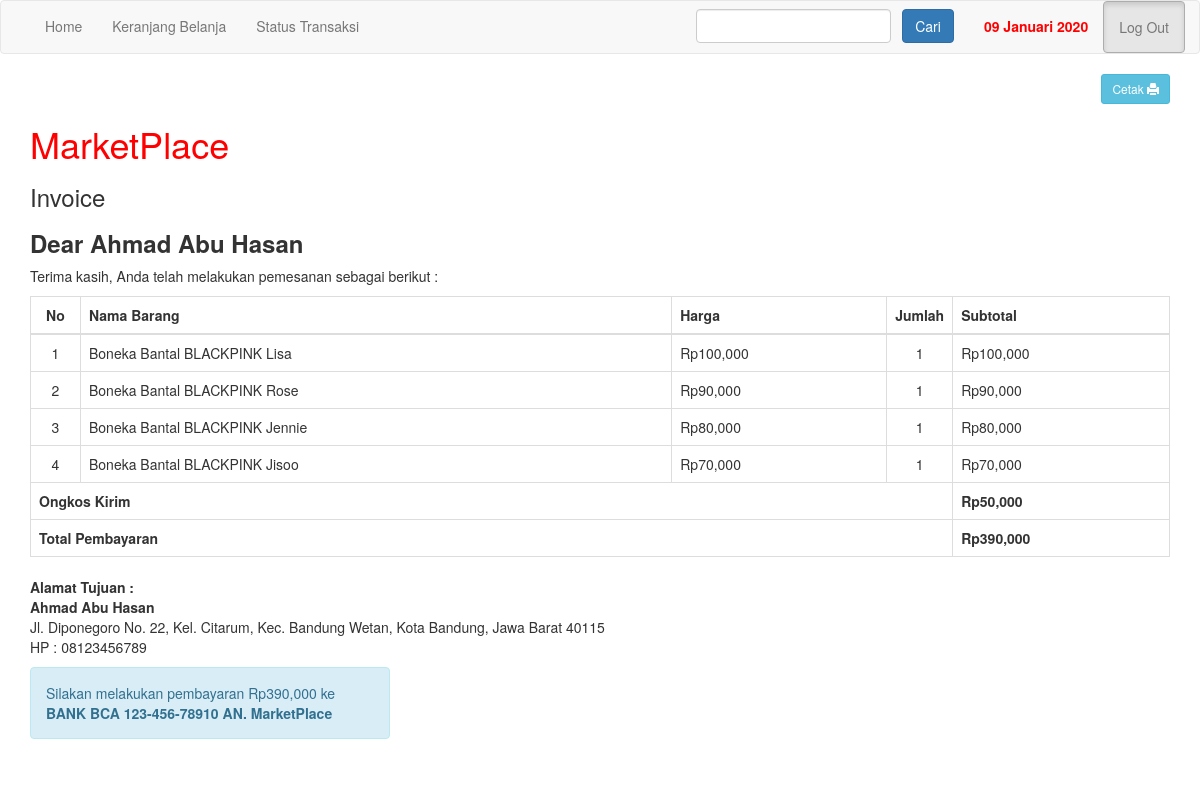
/nota.php?id=3 (signed in), run on the app's committed database.
### tables this page shows
CREATE TABLE `pembelian` (
  `id_pembelian` int(11) NOT NULL,
  `id_pelanggan` int(11) NOT NULL,
  `id_ongkir` int(11) NOT NULL,
  `tanggal_pembelian` date NOT NULL,
  `total_pembelian` int(11) NOT NULL,
  `nama_kota` varchar(100) NOT NULL,
  `tarif` int(11) NOT NULL,
  `alamat_pengiriman` text NOT NULL,
  `status_pembelian` varchar(100) NOT NULL DEFAULT 'Menunggu Pembayaran',
  `resi_pengiriman` varchar(50) NOT NULL
);

CREATE TABLE `pelanggan` (
  `id_pelanggan` int(11) NOT NULL,
  `nama_pelanggan` varchar(100) NOT NULL,
  `email_pelanggan` varchar(100) NOT NULL,
  `hp_pelanggan` varchar(25) NOT NULL,
  `username` varchar(100) NOT NULL,
  `password` varchar(50) NOT NULL,
  `alamat_pelanggan` text NOT NULL
);

CREATE TABLE `pembelian_produk` (
  `id_pembelian_produk` int(11) NOT NULL,
  `id_pembelian` int(11) NOT NULL,
  `id_produk` int(11) NOT NULL,
  `jumlah` int(11) NOT NULL,
  `nama` varchar(100) NOT NULL,
  `harga` int(11) NOT NULL,
  `subharga` int(11) NOT NULL
);

### nota.php (the view, shortened to what this page needs)
<?php
include 'koneksi.php';
?>
<!DOCTYPE html>
<html>
<head>
	<link rel="stylesheet" type="text/css" href="admin/assets/css/bootstrap.css">
</head>
<body>
<?php include 'navbar.php'; ?>
<section class="konten">
	<div class="container">
<ul class="text-right">
<div class="noprint">
	<a href="">
    	<button onClick="window.print();" class="btn btn-info btn-sm">
    		Cetak <span class="glyphicon glyphicon-print"></span>
    	</button>
	</a>
</div>
</ul>
		<h1 style="color: red;">MarketPlace</h1>
		<h3>Invoice</h3>
<?php
	$ambil = $koneksi->query("SELECT * FROM pembelian JOIN pelanggan ON pembelian.id_pelanggan=pelanggan.id_pelanggan WHERE pembelian.id_pembelian='$_GET[id]'");
	$detail = $ambil->fetch_assoc();
?>
<h3><strong>Dear <?php echo $detail['nama_pelanggan']; ?></strong></h3>
Terima kasih, Anda telah melakukan pemesanan sebagai berikut :
<table class="table table-bordered">
	<thead>
		<tr>
			<th style="text-align: center;" width="50">No</th>
			<th>Nama Barang</th>
			<th>Harga</th>
			<th style="text-align: center;" width="10">Jumlah</th>
			<th>Subtotal</th>
		</tr>
	</thead>
	<tbody>
		<?php $nomor=1; ?>
		<?php $ambil=$koneksi->query("SELECT * FROM pembelian_produk WHERE id_pembelian='$_GET[id]'"); ?>
		<?php while($pecah = $ambil->fetch_assoc()){ ?>
		<tr>
			<td style="text-align: center;"><?php echo $nomor; ?></td>
			<td><?php echo $pecah['nama']; ?></td>
			<td>Rp<?php echo number_format($pecah['harga']); ?></td>
			<td style="text-align: center;"><?php echo $pecah['jumlah']; ?></td>
			<td>Rp<?php echo number_format($pecah['subharga']); ?></td>
		</tr>
		<?php $nomor++; ?>
		<?php } ?>
	</tbody>
	<tfoot>
		<tr>
			<th colspan="4" style="text-align: left;">Ongkos Kirim</th>
			<th>Rp<?php echo number_format($detail['tarif']); ?></th>
		</tr>
		<tr>
			<th colspan="4" style="text-align: left;">Total Pembayaran</th>
			<th>Rp<?php echo number_format($detail['total_pembelian']); ?></th>
		</tr>
	</tfoot>
</table>
<strong>Alamat Tujuan :</strong>
<p>
<strong><?php echo $detail['nama_pelanggan']; ?></strong> <br>
<?php echo $detail['alamat_pengiriman']; ?> <br>
HP : <?php echo $detail['hp_pelanggan']; ?>
</p>
<div class="noprint">
<div class="row">
	<div class="col-md-4">
		<div class="alert alert-info">
			<p>
				Silakan melakukan pembayaran Rp<?php echo number_format($detail['total_pembelian']); ?> ke <br>
				<strong>BANK BCA 123-456-78910 AN. MarketPlace</strong>
			</p>
		</div>
	</div>
</div>
</div>
	</div>
</section>
</body>
</html>

### data on the page
pembelian: id_pelanggan.nama_pelanggan "Ahmad Abu Hasan", tarif "50,000", total_pembelian "390,000", alamat_pengiriman "Jl. Diponegoro No. 22, Kel. Citarum, Kec. Bandung Wetan, Kota Bandung, Jawa Barat 40115", id_pelanggan.hp_pelanggan "08123456789"
pembelian_produk: nama "Boneka Bantal BLACKPINK Lisa", harga "100,000", jumlah "1", subharga "100,000"
pembelian_produk: nama "Boneka Bantal BLACKPINK Rose", harga "90,000", jumlah "1", subharga "90,000"
pembelian_produk: nama "Boneka Bantal BLACKPINK Jennie", harga "80,000", jumlah "1", subharga "80,000"
pembelian_produk: nama "Boneka Bantal BLACKPINK Jisoo", harga "70,000", jumlah "1", subharga "70,000"

### other printed values
sekarang() "09 Januari 2020"
